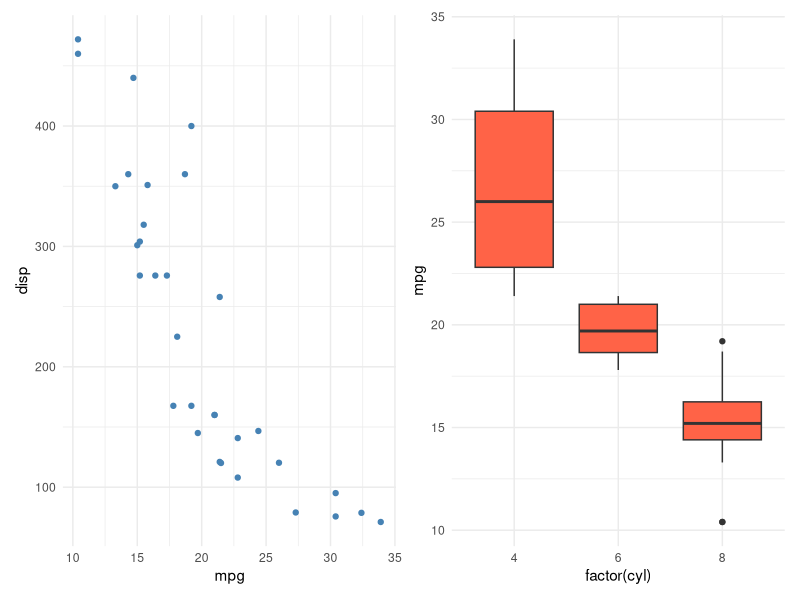
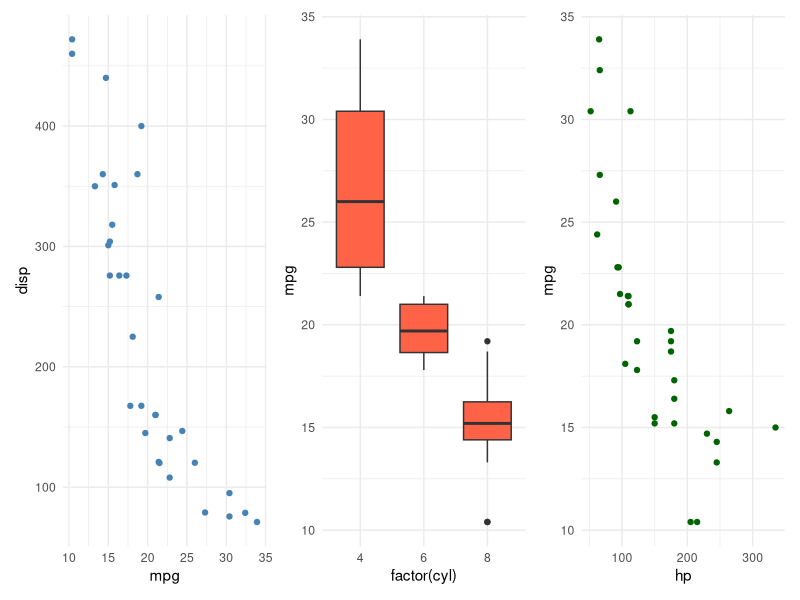
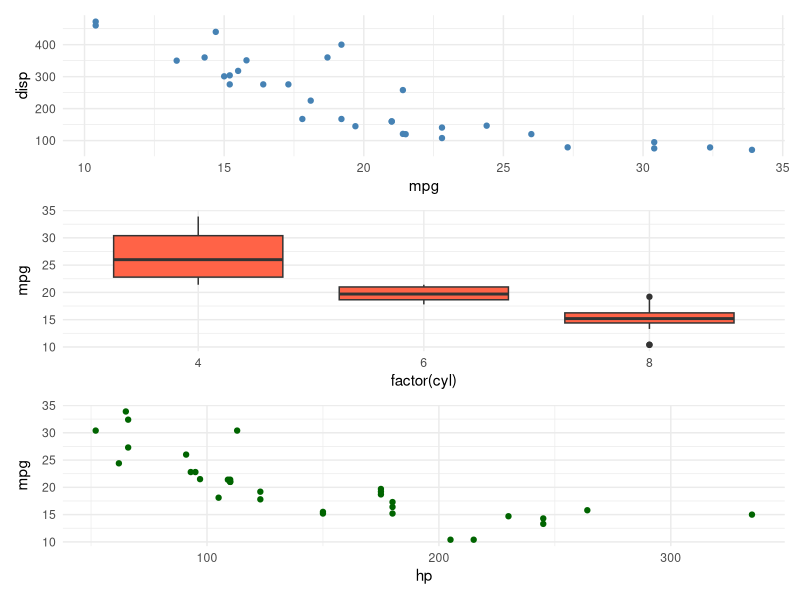
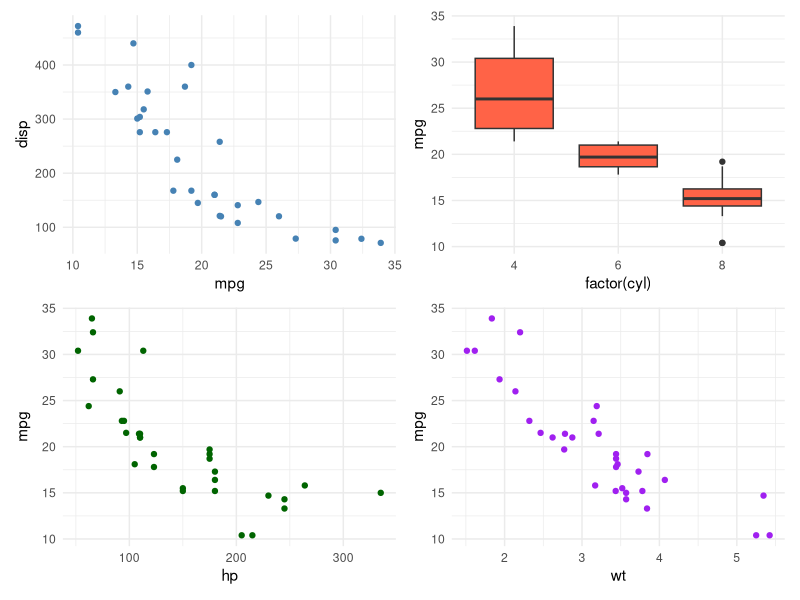

Source code (R) for these figures, in order:
## ---- chunk 1
library(tidyverse)
library(patchwork)

p1 <- ggplot(mtcars, aes(mpg, disp)) + geom_point(color = "steelblue") + theme_minimal()

p2 <- ggplot(mtcars, aes(factor(cyl), mpg)) + geom_boxplot(fill = "tomato") + theme_minimal()

p3 <- ggplot(mtcars, aes(hp, mpg)) + geom_point(color = "darkgreen") + theme_minimal()

p4 <- ggplot(mtcars, aes(wt, mpg)) + geom_point(color = "purple") + theme_minimal()

## ---- chunk 2
p1 + p2

## ---- chunk 3
p1 | p2 | p3

## ---- chunk 4
p1 / p2 / p3

## ---- chunk 5
(p1 | p2) / (p3 | p4)
